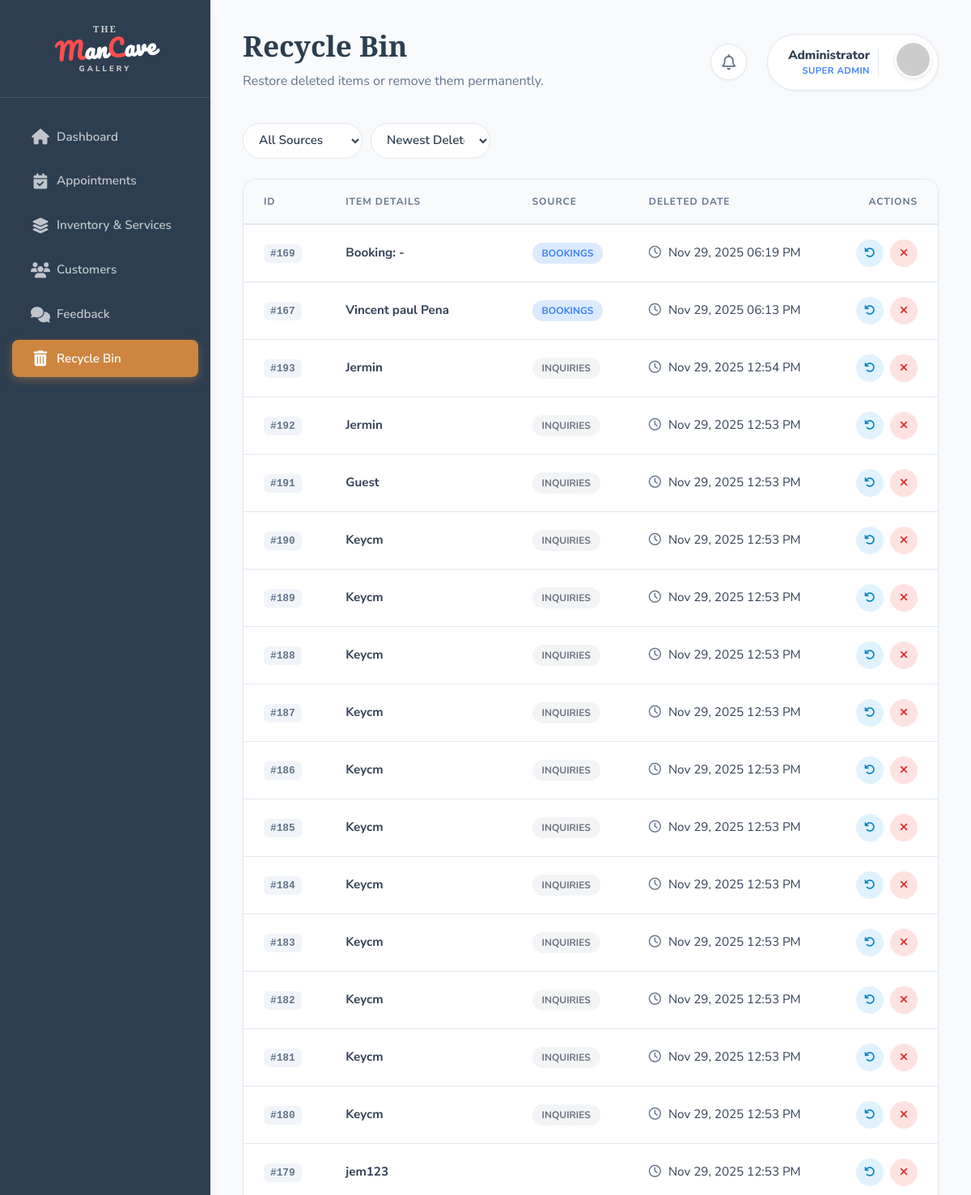
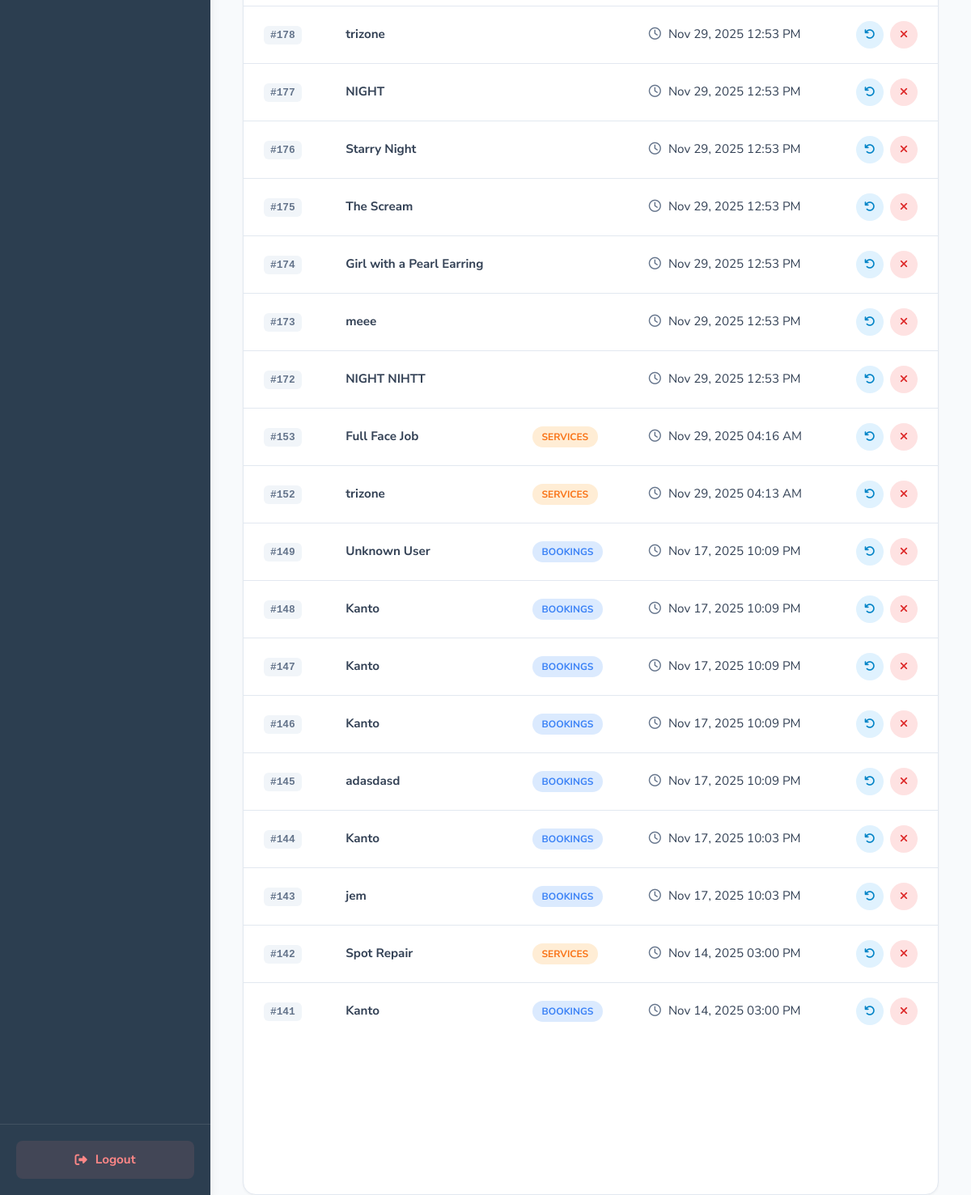
The page /trash.php (signed in) on the database its author committed (2 pictures, top to bottom).
### tables this page shows
CREATE TABLE `trash_bin` (
  `id` int(11) NOT NULL,
  `item_id` int(11) NOT NULL,
  `item_name` varchar(255) NOT NULL,
  `source` enum('bookings','services','gallery','inquiries') NOT NULL,
  `deleted_at` datetime NOT NULL
);

### trash.php (the view, shortened to what this page needs)
<?php
include 'config.php';
$filterSource = $_GET['source'] ?? 'all';
$sortOrder = $_GET['sort'] ?? 'desc';
$whereSQL = "1";
$orderSQL = ($sortOrder === 'asc') ? "ASC" : "DESC";
$trash_items = [];
$sql = "SELECT * FROM trash_bin WHERE $whereSQL ORDER BY deleted_at $orderSQL";
$result = mysqli_query($conn, $sql);
if ($result) {
    while ($row = mysqli_fetch_assoc($result)) {
        $trash_items[] = $row;
    }
}
?>
<!DOCTYPE html>
<html lang="en">
<head>
    <link rel="stylesheet" href="https://cdnjs.cloudflare.com/ajax/libs/font-awesome/6.4.0/css/all.min.css">
    <link rel="stylesheet" href="admin_new_style.css">
</head>
<body>
    <aside class="sidebar">
        <div class="sidebar-header">
            <a href="index.php" class="sidebar-logo">
                <span class="logo-top">THE</span>
                <span class="logo-main"><span class="logo-red">M</span>an<span class="logo-red">C</span>ave</span>
                <span class="logo-bottom">GALLERY</span>
            </a>
        </div>
        <nav class="sidebar-nav">
            <ul>
                <li><a href="admin.php"><i class="fas fa-home"></i> <span>Dashboard</span></a></li>
                <li><a href="reservations.php"><i class="fas fa-calendar-check"></i> <span>Appointments</span></a></li>
                <li><a href="content.php"><i class="fas fa-layer-group"></i> <span>Inventory & Services</span></a></li>
                <li><a href="users.php"><i class="fas fa-users"></i> <span>Customers</span></a></li>
                <li><a href="feedback.php"><i class="fas fa-comments"></i> <span>Feedback</span></a></li>
                <li class="active"><a href="trash.php"><i class="fas fa-trash-alt"></i> <span>Recycle Bin</span></a></li>
            </ul>
        </nav>
        <div class="sidebar-footer">
            <a href="logout.php" class="btn-logout"><i class="fas fa-sign-out-alt"></i> <span>Logout</span></a>
        </div>
    </aside>
    <main class="main-content">
        <header class="top-bar">
            <div class="page-header">
                <h1>Recycle Bin</h1>
                <p>Restore deleted items or remove them permanently.</p>
            </div>
            <div class="header-actions">
                <div class="notif-wrapper">
                    <div class="notif-bell" id="adminNotifBtn">
                        <i class="far fa-bell"></i>
                    </div>
                </div>
                <div class="user-profile">
                    <div class="profile-info">
                        <span class="name">Administrator</span>
                        <span class="role">Super Admin</span>
                    </div>
                    <div class="avatar"><img src="https://ui-avatars.com/api/?name=Admin&background=cd853f&color=fff" alt="Admin"></div>
                </div>
            </div>
        </header>
        <div class="controls-bar">
            <form method="GET" class="filter-form">
                <select name="source" onchange="this.form.submit()">
                    <option value="all" <?= $filterSource == 'all' ? 'selected' : '' ?>>All Sources</option>
                </select>
                <select name="sort" onchange="this.form.submit()">
                    <option value="desc" <?= $sortOrder == 'desc' ? 'selected' : '' ?>>Newest Deleted</option>
                </select>
            </form>
        </div>
        <div class="card table-card">
            <div class="table-responsive">
                <table class="styled-table" id="trashTable">
                    <thead>
                        <tr>
                            <th>ID</th>
                            <th>Item Details</th>
                            <th>Source</th>
                            <th>Deleted Date</th>
                            <th style="text-align: right;">Actions</th>
                        </tr>
                    </thead>
                    <tbody>
                        <?php if (empty($trash_items)): ?>
                            <tr><td colspan="5" class="text-center" style="padding:40px; color:#999;">No items found in trash.</td></tr>
                        <?php else: ?>
                            <?php foreach ($trash_items as $item):
                                $parts = explode('|', $item['item_name'], 2);
                                $displayName = $parts[0];
                                $sourceClass = 'source-' . strtolower($item['source']);
                            ?>
                            <tr>
                                <td><span class="id-badge">#<?= $item['id'] ?></span></td>
                                <td><strong><?= htmlspecialchars($displayName) ?></strong></td>
                                <td><span class="badge-source <?= $sourceClass ?>"><?= ucfirst($item['source']) ?></span></td>
                                <td>
                                    <i class="far fa-clock" style="color:var(--secondary); margin-right:5px;"></i>
                                    <?= date('M d, Y h:i A', strtotime($item['deleted_at'])) ?>
                                </td>
                                <td style="text-align: right;">
                                    <div class="actions" style="justify-content: flex-end;">
                                        <button class="btn-icon edit" onclick="restoreItem(<?= $item['id'] ?>)" title="Restore Item"><i class="fas fa-undo"></i></button>
                                        <button class="btn-icon delete" onclick="deletePermanently(<?= $item['id'] ?>)" title="Delete Permanently"><i class="fas fa-times"></i></button>
                                    </div>
                                </td>
                            </tr>
                            <?php endforeach; ?>
                        <?php endif; ?>
                    </tbody>
                </table>
            </div>
        </div>
    </main>
</body>
</html>

### trash.php (style rules this page uses)
.sidebar-logo { display: flex; flex-direction: column; align-items: center; gap: 0; line-height: 1; text-decoration: none; }
.logo-top { font-family: 'Playfair Display', serif; font-size: 0.7rem; font-weight: 700; color: #ccc; letter-spacing: 2px; }
.logo-main { font-family: 'Pacifico', cursive; font-size: 1.8rem; transform: rotate(-4deg); margin: 5px 0; color: #fff; }
.logo-red { color: #ff4d4d; }
.logo-bottom { font-family: 'Nunito Sans', sans-serif; font-size: 0.6rem; font-weight: 800; color: #ccc; letter-spacing: 3px; text-transform: uppercase; }
.header-actions { display: flex; align-items: center; gap: 25px; }
.notif-wrapper { position: relative; }
.notif-bell { background: #fff; width: 45px; height: 45px; border-radius: 50%; display: flex; align-items: center; justify-content: center; font-size: 1.2rem; color: var(--secondary); cursor: pointer; box-shadow: var(--shadow-sm); border: 1px solid var(--border); transition: 0.3s; }
.controls-bar { display: flex; justify-content: space-between; align-items: center; margin-bottom: 25px; gap: 15px; flex-wrap: wrap; }
.filter-form { display: flex; gap: 10px; align-items: center; }
select { padding: 10px 15px; border-radius: 50px; border: 1px solid var(--border); background: white; outline: none; cursor: pointer; color: var(--primary); font-weight: 600; }
.badge-source { padding: 5px 12px; border-radius: 50px; font-size: 0.75rem; font-weight: 700; text-transform: uppercase; }
.source-bookings { background: #dbeafe; color: #3b82f6; }
.source-services { background: #ffedd5; color: #f97316; }
.source-inquiries { background: #f3f4f6; color: #6b7280; }

### rows shown on the page
trash_bin: id "169", item_name "Booking: -", source "BOOKINGS", deleted_at "Nov 29, 2025 06:19 PM"
trash_bin: id "167", item_name "Vincent paul Pena", source "BOOKINGS", deleted_at "Nov 29, 2025 06:13 PM"
trash_bin: id "193", item_name "Jermin", source "INQUIRIES", deleted_at "Nov 29, 2025 12:54 PM"
trash_bin: id "192", item_name "Jermin", source "INQUIRIES", deleted_at "Nov 29, 2025 12:53 PM"
trash_bin: id "191", item_name "Guest", source "INQUIRIES", deleted_at "Nov 29, 2025 12:53 PM"
trash_bin: id "190", item_name "Keycm", source "INQUIRIES", deleted_at "Nov 29, 2025 12:53 PM"
trash_bin: id "189", item_name "Keycm", source "INQUIRIES", deleted_at "Nov 29, 2025 12:53 PM"
trash_bin: id "188", item_name "Keycm", source "INQUIRIES", deleted_at "Nov 29, 2025 12:53 PM"
trash_bin: id "187", item_name "Keycm", source "INQUIRIES", deleted_at "Nov 29, 2025 12:53 PM"
trash_bin: id "186", item_name "Keycm", source "INQUIRIES", deleted_at "Nov 29, 2025 12:53 PM"
trash_bin: id "185", item_name "Keycm", source "INQUIRIES", deleted_at "Nov 29, 2025 12:53 PM"
trash_bin: id "184", item_name "Keycm", source "INQUIRIES", deleted_at "Nov 29, 2025 12:53 PM"
trash_bin: id "183", item_name "Keycm", source "INQUIRIES", deleted_at "Nov 29, 2025 12:53 PM"
trash_bin: id "182", item_name "Keycm", source "INQUIRIES", deleted_at "Nov 29, 2025 12:53 PM"
trash_bin: id "181", item_name "Keycm", source "INQUIRIES", deleted_at "Nov 29, 2025 12:53 PM"
trash_bin: id "180", item_name "Keycm", source "INQUIRIES", deleted_at "Nov 29, 2025 12:53 PM"
trash_bin: id "179", item_name "jem123", deleted_at "Nov 29, 2025 12:53 PM"
trash_bin: id "178", item_name "trizone", deleted_at "Nov 29, 2025 12:53 PM"
trash_bin: id "177", item_name "NIGHT", deleted_at "Nov 29, 2025 12:53 PM"
trash_bin: id "176", item_name "Starry Night", deleted_at "Nov 29, 2025 12:53 PM"
trash_bin: id "175", item_name "The Scream", deleted_at "Nov 29, 2025 12:53 PM"
trash_bin: id "174", item_name "Girl with a Pearl Earring", deleted_at "Nov 29, 2025 12:53 PM"
trash_bin: id "173", item_name "meee", deleted_at "Nov 29, 2025 12:53 PM"
trash_bin: id "172", item_name "NIGHT NIHTT", deleted_at "Nov 29, 2025 12:53 PM"
trash_bin: id "153", item_name "Full Face Job", source "SERVICES", deleted_at "Nov 29, 2025 04:16 AM"
trash_bin: id "152", item_name "trizone", source "SERVICES", deleted_at "Nov 29, 2025 04:13 AM"
trash_bin: id "149", item_name "Unknown User", source "BOOKINGS", deleted_at "Nov 17, 2025 10:09 PM"
trash_bin: id "148", item_name "Kanto", source "BOOKINGS", deleted_at "Nov 17, 2025 10:09 PM"
trash_bin: id "147", item_name "Kanto", source "BOOKINGS", deleted_at "Nov 17, 2025 10:09 PM"
trash_bin: id "146", item_name "Kanto", source "BOOKINGS", deleted_at "Nov 17, 2025 10:09 PM"
trash_bin: id "145", item_name "adasdasd", source "BOOKINGS", deleted_at "Nov 17, 2025 10:09 PM"
trash_bin: id "144", item_name "Kanto", source "BOOKINGS", deleted_at "Nov 17, 2025 10:03 PM"
trash_bin: id "143", item_name "jem", source "BOOKINGS", deleted_at "Nov 17, 2025 10:03 PM"
trash_bin: id "142", item_name "Spot Repair", source "SERVICES", deleted_at "Nov 14, 2025 03:00 PM"
trash_bin: id "141", item_name "Kanto", source "BOOKINGS", deleted_at "Nov 14, 2025 03:00 PM"
